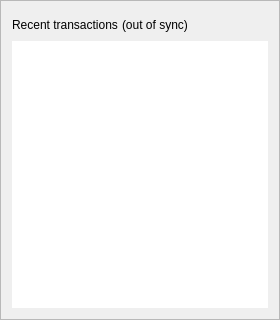
         <widget class="QFrame" name="frame_bottom_2">
          <property name="minimumSize">
           <size>
            <width>0</width>
            <height>320</height>
           </size>
          </property>
          <property name="maximumSize">
           <size>
            <width>16777215</width>
            <height>16777215</height>
           </size>
          </property>
          <property name="frameShape">
           <enum>QFrame::StyledPanel</enum>
          </property>
          <property name="frameShadow">
           <enum>QFrame::Raised</enum>
          </property>
          <layout class="QVBoxLayout" name="verticalLayout_10">
           <item>
            <layout class="QVBoxLayout" name="verticalLayout_8">
             <property name="spacing">
              <number>4</number>
             </property>
             <item>
              <layout class="QHBoxLayout" name="horizontalLayout_8">
               <item>
                <widget class="QLabel" name="label_4">
                 <property name="minimumSize">
                  <size>
                   <width>0</width>
                   <height>25</height>
                  </size>
                 </property>
                 <property name="maximumSize">
                  <size>
                   <width>16777215</width>
                   <height>25</height>
                  </size>
                 </property>
                 <property name="text">
                  <string>Recent transactions</string>
                 </property>
                </widget>
               </item>
               <item>
                <widget class="QLabel" name="labelTransactionsStatus">
                 <property name="text">
                  <string>(out of sync)</string>
                 </property>
                </widget>
               </item>
               <item>
                <spacer name="horizontalSpacer_2">
                 <property name="orientation">
                  <enum>Qt::Horizontal</enum>
                 </property>
                 <property name="sizeHint" stdset="0">
                  <size>
                   <width>40</width>
                   <height>20</height>
                  </size>
                 </property>
                </spacer>
               </item>
              </layout>
             </item>
             <item>
              <widget class="QListView" name="listTransactions">
               <property name="sizePolicy">
                <sizepolicy hsizetype="Expanding" vsizetype="Expanding">
                 <horstretch>0</horstretch>
                 <verstretch>0</verstretch>
                </sizepolicy>
               </property>
               <property name="maximumSize">
                <size>
                 <width>16777215</width>
                 <height>600</height>
                </size>
               </property>
               <property name="styleSheet">
                <string notr="true"/>
               </property>
               <property name="frameShape">
                <enum>QFrame::NoFrame</enum>
               </property>
               <property name="verticalScrollBarPolicy">
                <enum>Qt::ScrollBarAlwaysOff</enum>
               </property>
               <property name="horizontalScrollBarPolicy">
                <enum>Qt::ScrollBarAlwaysOff</enum>
               </property>
               <property name="alternatingRowColors">
                <bool>true</bool>
               </property>
              </widget>
             </item>
            </layout>
           </item>
          </layout>
         </widget>
